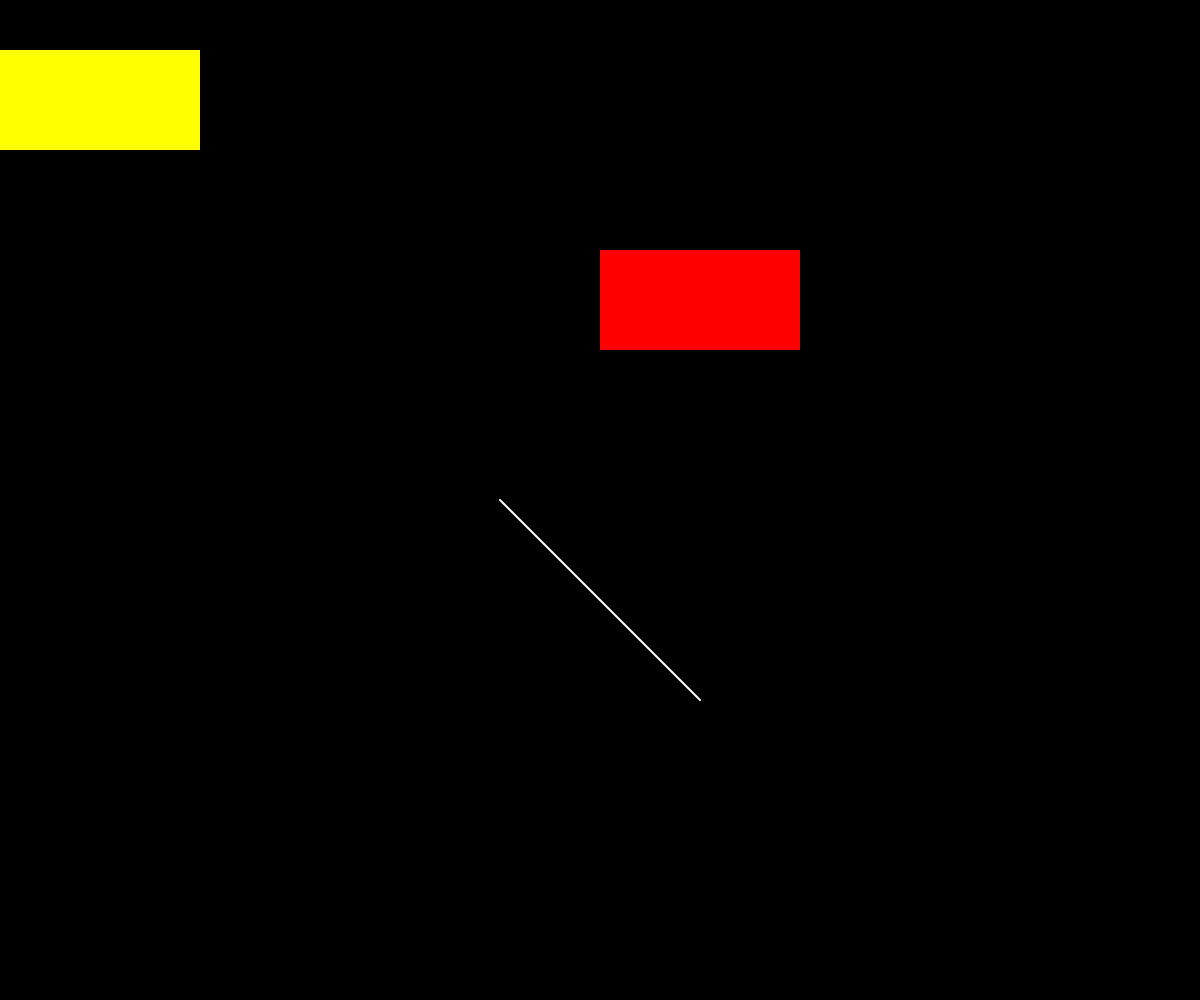
Frame 1 (no input)
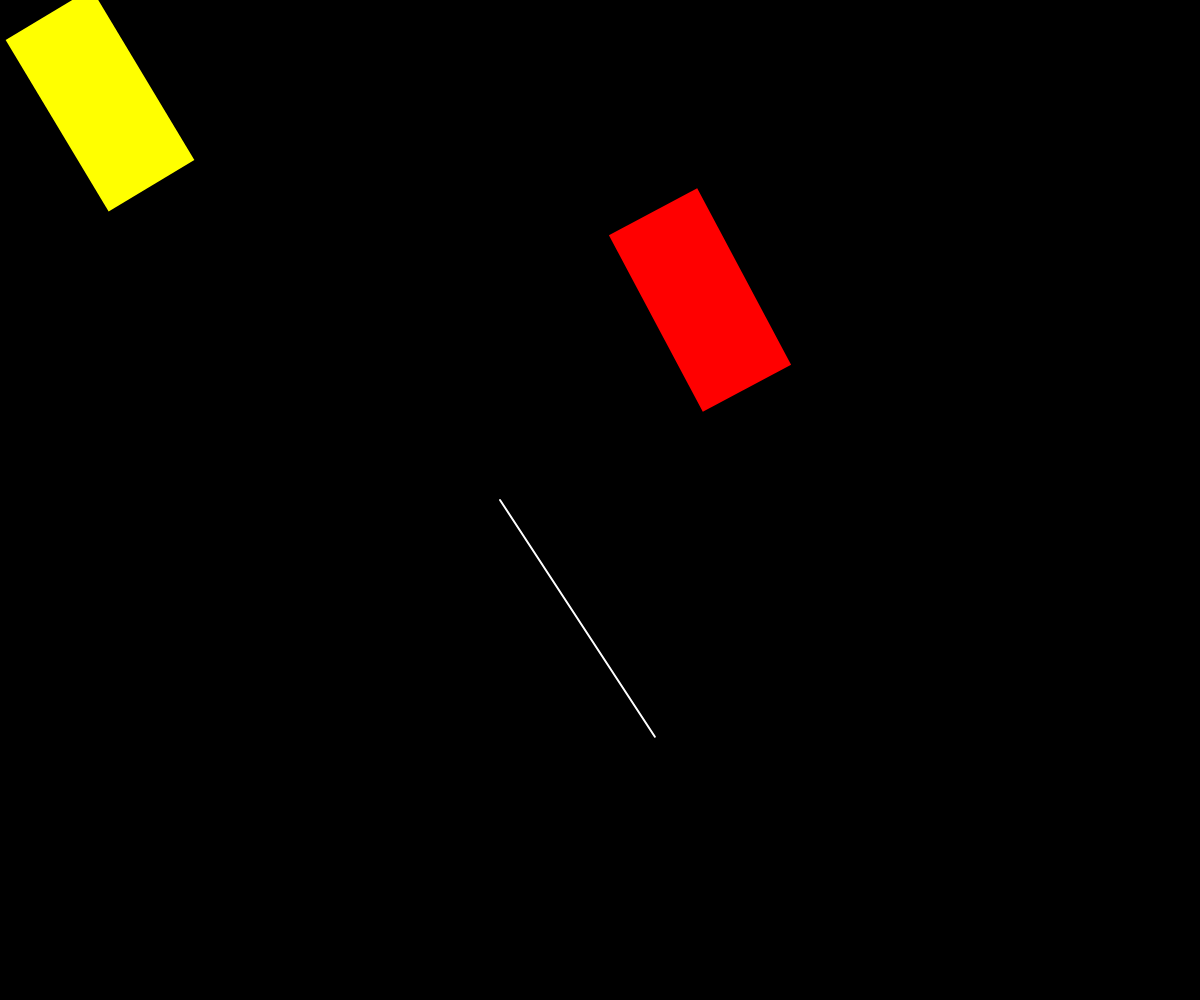
Frame 60 (no input)
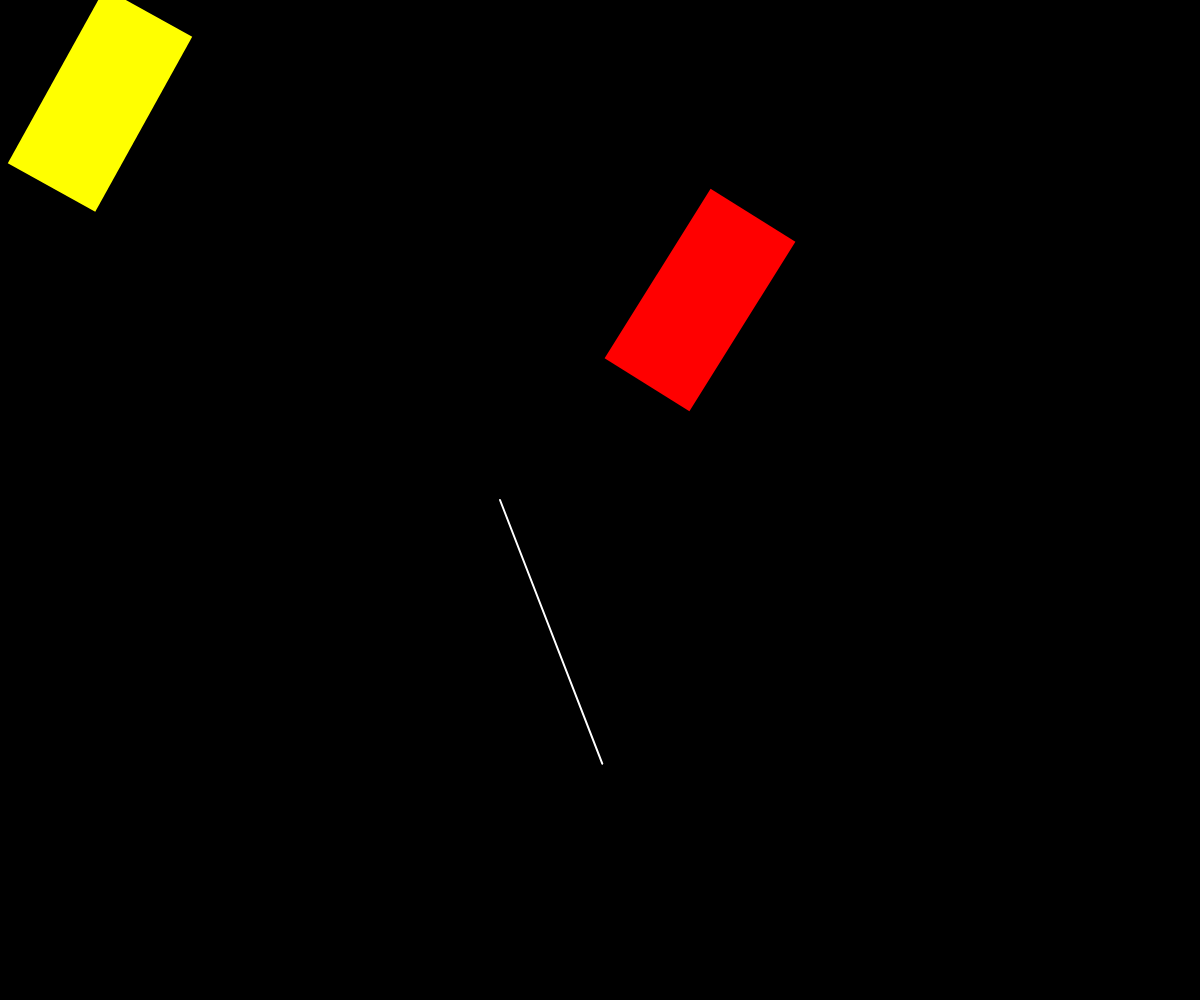
Frame 120 (the mouse pressed at the canvas centre since frame 60)

The p5.js sketch that drew these frames (run headless with seeded random() and noise() and a simulated clock; from frame 60 on, the mouse is pressed at the canvas centre):

// p5.js sketch
// ── sketch.js

var angle = 0;

function setup() {
	var canvas = createCanvas(windowWidth, windowHeight);
	canvas.position(0, 0);
	angleMode(DEGREES);
}

function draw(){
	background(0);
	noStroke();
	
	push();
	rectMode(CENTER);
	translate(100, 100);
	rotate(angle);
	fill('yellow');
	rect(0, 0, 200, 100); 
	pop();
	
	push();
	fill('red');
	rectMode(CENTER);
	translate(700, 300);
	rotate(-angle * 2);
	rect(0, 0, 200, 100); 
	pop();

	stroke(255);
	strokeWeight(2);
	translate(500, 500);
	rotate(angle * 0.2);
	line(0, 0 , 200, 200);

	angle += 1;
}
